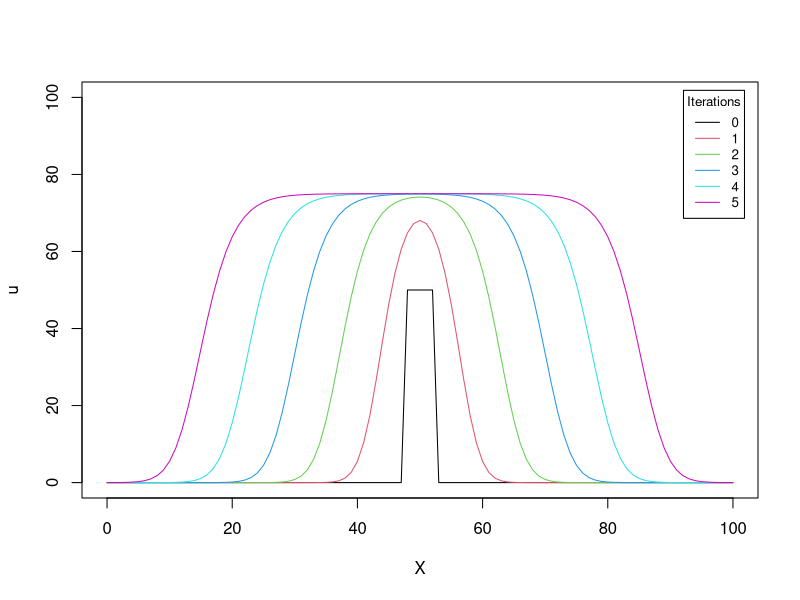
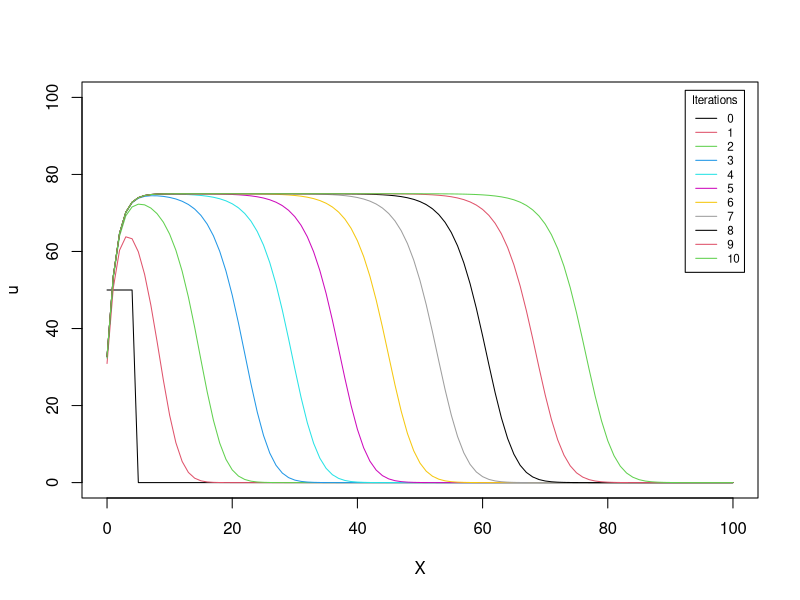
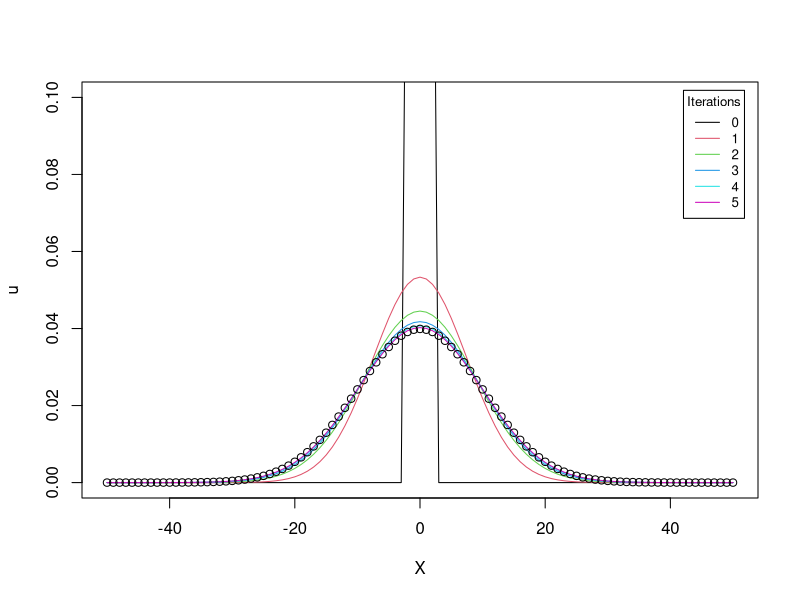
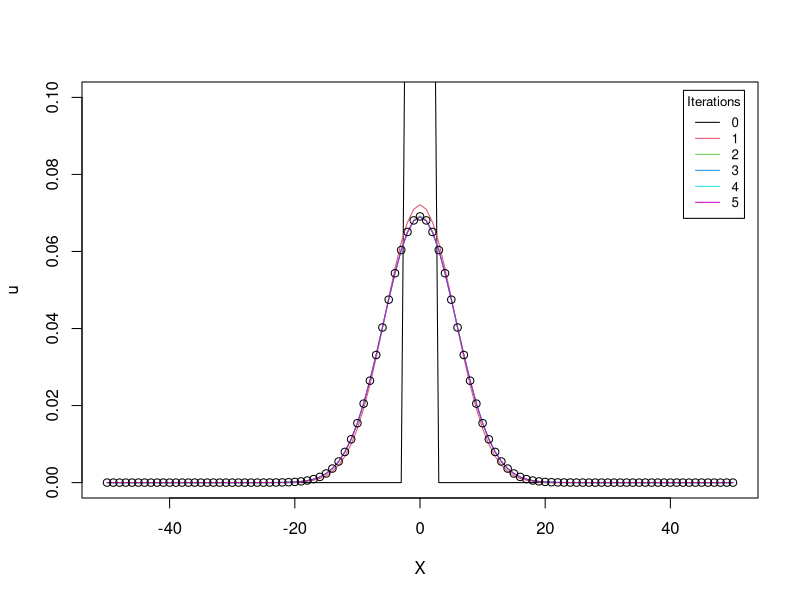
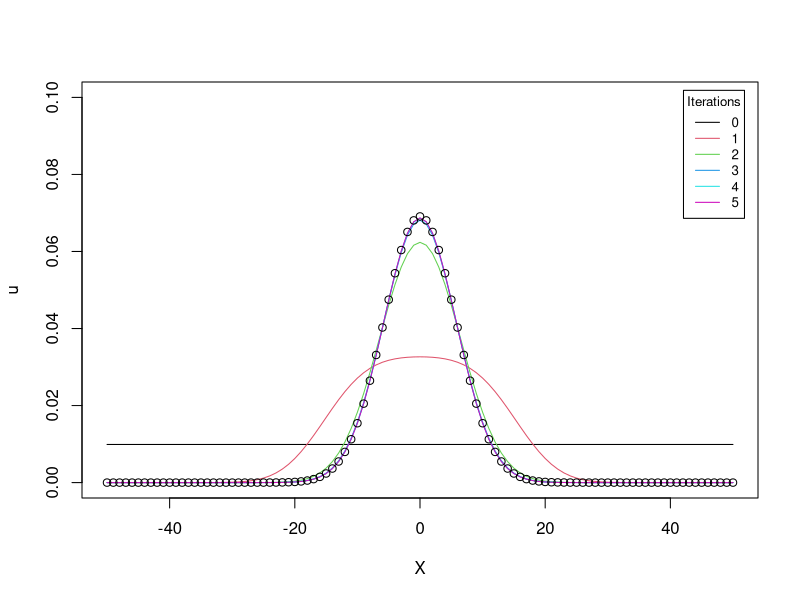

Write the R code that produced these figures, in order.
## ---- chunk 1
# finite-difference step for a reaction-diffusion equation, Dirichlet boundaries
pde_fd_reaction_diffusion <- function(derivs, ngrid, dX, dt, D, t0, t.total, p0, ...) {
  t_all <- seq(t0, t.total, by = dt); nt_all <- length(t_all)
  factor <- D / dX^2 * dt
  p <- p0
  for (i in seq_len(nt_all - 1)) {
    p_plus  <- c(p[-1], 0)
    p_minus <- c(0, p[1:(ngrid-1)])
    f <- sapply(p, function(u) derivs(t_all[i], u, ...))    # reaction at each grid
    p <- p + f * dt + factor * (p_plus + p_minus - 2 * p)
  }
  return(p)
}

fisher <- function(t, u, r, B) r * u * (1 - u / B)

l <- 100; dX <- 1; dt <- 0.01; D <- 1; r <- 0.64; B <- 75
ngrid <- as.integer(l / dX) + 1
X_all <- (0:(ngrid - 1)) * dX

u0 <- numeric(ngrid)
u0[abs(X_all - 50) <= 2] <- 50                 # a patch at the center

plot(X_all, u0, type = "l", col = 1, xlab = "X", ylab = "u", xlim = c(0, 100), ylim = c(0, 100))
u_now <- u0
for (i in 1:5) {
  u_now <- pde_fd_reaction_diffusion(fisher, ngrid, dX, dt, D, t0 = 0, t.total = 5, p0 = u_now, r = r, B = B)
  lines(X_all, u_now, col = i + 1)
}
legend("topright", inset = 0.02, title = "Iterations", legend = 0:5, col = 1:6, lty = 1, cex = 0.8)
## ---- chunk 2
u0 <- numeric(ngrid)
u0[1:5] <- 50                                  # a patch at the left end

plot(X_all, u0, type = "l", col = 1, xlab = "X", ylab = "u", xlim = c(0, 100), ylim = c(0, 100))
u_now <- u0
for (i in 1:10) {
  u_now <- pde_fd_reaction_diffusion(fisher, ngrid, dX, dt, D, t0 = 0, t.total = 5, p0 = u_now, r = r, B = B)
  lines(X_all, u_now, col = i + 1)
}
legend("topright", inset = 0.02, title = "Iterations", legend = 0:10, col = 1:11, lty = 1, cex = 0.7)
## ---- chunk 3
# finite-difference step for a Fokker-Planck equation (constant D), Dirichlet boundaries
pde_fd_fokker_planck <- function(derivs, ngrid, X_all, dX, dt, D, t0, t.total, p0, ...) {
  t_all <- seq(t0, t.total, by = dt); nt_all <- length(t_all)
  factor   <- D / dX^2 * dt      # diffusion-term scale
  factor_2 <- dt / (2 * dX)      # drift-term scale
  p <- p0
  for (i in seq_len(nt_all - 1)) {
    p_plus  <- c(p[-1], 0); p_minus <- c(0, p[1:(ngrid-1)])
    fp <- sapply(X_all, function(X) derivs(t_all[i], X, ...)) * p   # drift depends on position X
    fp_plus  <- c(fp[-1], 0); fp_minus <- c(0, fp[1:(ngrid-1)])
    p <- p - factor_2 * (fp_plus - fp_minus) + factor * (p_plus + p_minus - 2 * p)
  }
  return(p)
}
## ---- chunk 4
spring <- function(t, X, k) -k * X

l <- 100; dX <- 1; dt <- 0.01; D <- 1; k <- 0.01
ngrid <- as.integer(l / dX) + 1
X_all <- (1:ngrid - (ngrid + 1) / 2) * dX
P_ss <- function(X) sqrt(k / (2 * pi * D)) * exp(-k * X^2 / (2 * D))

u0 <- numeric(ngrid); u0[abs(X_all) <= 2] <- 1; u0 <- u0 / sum(u0)   # patch at the center
plot(X_all, u0, type = "l", col = 1, xlab = "X", ylab = "u", xlim = c(-50, 50), ylim = c(0, 0.1))
u_now <- u0
for (i in 1:5) {
  u_now <- pde_fd_fokker_planck(spring, ngrid, X_all, dX, dt, D, t0 = 0, t.total = 40, p0 = u_now, k = k)
  lines(X_all, u_now, col = i + 1)
}
points(X_all, P_ss(X_all), col = 1)            # analytic steady state
legend("topright", inset = 0.02, title = "Iterations", legend = 0:5, col = 1:6, lty = 1, cex = 0.8)
## ---- chunk 5
k <- 0.03
P_ss <- function(X) sqrt(k / (2 * pi * D)) * exp(-k * X^2 / (2 * D))
u0 <- numeric(ngrid); u0[abs(X_all) <= 2] <- 1; u0 <- u0 / sum(u0)
plot(X_all, u0, type = "l", col = 1, xlab = "X", ylab = "u", xlim = c(-50, 50), ylim = c(0, 0.1))
u_now <- u0
for (i in 1:5) {
  u_now <- pde_fd_fokker_planck(spring, ngrid, X_all, dX, dt, D, t0 = 0, t.total = 40, p0 = u_now, k = k)
  lines(X_all, u_now, col = i + 1)
}
points(X_all, P_ss(X_all), col = 1)
legend("topright", inset = 0.02, title = "Iterations", legend = 0:5, col = 1:6, lty = 1, cex = 0.8)
## ---- chunk 6
u0 <- rep(1, ngrid); u0 <- u0 / sum(u0)        # start from a uniform distribution
plot(X_all, u0, type = "l", col = 1, xlab = "X", ylab = "u", xlim = c(-50, 50), ylim = c(0, 0.1))
u_now <- u0
for (i in 1:5) {
  u_now <- pde_fd_fokker_planck(spring, ngrid, X_all, dX, dt, D, t0 = 0, t.total = 40, p0 = u_now, k = k)
  lines(X_all, u_now, col = i + 1)
}
points(X_all, P_ss(X_all), col = 1)
legend("topright", inset = 0.02, title = "Iterations", legend = 0:5, col = 1:6, lty = 1, cex = 0.8)
